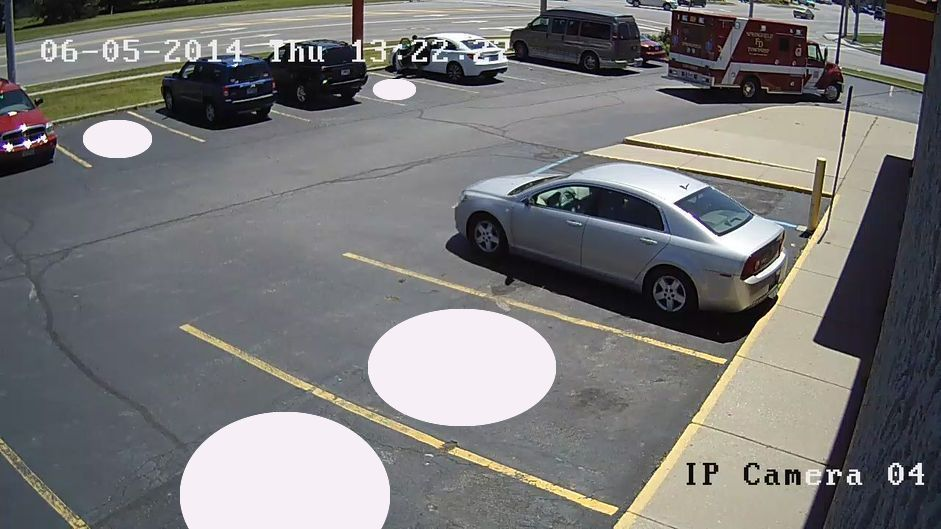
%> input picture images/image4.jpg, 941 x 529 px
$ octave code4.m   (GNU Octave 9; MATLAB toolbox functions it lacks are replaced by stand-ins)
%> lines starting %> are read from the running program, lines starting %| are printed output that depends on the picture; in (x1, y1, x2, y2) boxes, pixels count from 0 and x2, y2 are one past the last pixel; in counts of white or black regions, pixels touching at a corner belong together; the program's own positions count from 1
### myEllipse.m
% function to check how many of the connected components using coordinates of circles of parking slots are ellipse.
function outputs = myEllipse(I,inputs)

    % To get connected components
    cc=bwlabel(I,4);
    % axes of x and y are exchanged in matrix and in figure
    cc=cc.';
    outputs=[];

    for i = 1:size(inputs,1)
        x=inputs(i,1);
        y=inputs(i,2);
        labelId=cc(x,y);
        [r, c] = find(cc==labelId);
        maxx=max(r);
        minx=min(r);
        maxy=max(c);
        miny=min(c);
        J = I.';
        a2=maxx-minx;
        b2=maxy-miny;
        for j = 1:size(r)
            J(r(j),c(j))=0;
        end
        center=[minx+b2/2 miny+a2/2 ];
        % test is this slot empty
        % check using hough transform
%       minMajorAxis: Minimal length of major axis accepted.
%       maxMajorAxis: Maximal length of major axis accepted.
%       rotation, rotationSpan: Specification of restriction on the angle of the major axis in degrees.
%                                If rotationSpan is in (0,90), only angles within [rotation-rotationSpan,
%                               rotation+rotationSpan] are accepted.
%       minAspectRatio: Minimal aspect ratio of an ellipse (in (0,1))
%       randomize: Subsampling of all possible point pairs. Instead of examining all N*N pairs, runs
%                  only on N*randomize pairs. If 0, randomization is turned off.
%       numBest: Top numBest to return
        params.numBest=5;
        params.rotation=0;
        params.minMajorAxis=int32(b2/2)-20;
        params.maxMajorAxis=int32(a2/2)+20;

        temp=I(max(miny-20,0):maxy+20,max(minx-20,0):maxx+20);
        %figure
        %imshow(temp);
        BW = edge(temp,'Sobel');
        %figure;
        %imshow(BW);
        bestFits = ellipseDetection(BW, params);
        for j=1:size(bestFits,1)
            if bestFits(j,3)<(int32(a2/2)+50)  & bestFits(j,4)>(int32(b2/2)-50)
                outputs=[outputs; [max(minx-20,0)+bestFits(j,1) max(miny-20,0)+bestFits(j,2)]];
                break;
            end
        end
        %figure;
        K=J.';
        %imshow(K)
    end
end

### ellipseDetection.m
function bestFits = ellipseDetection(img, params)
 %link: http://in.mathworks.com/matlabcentral/fileexchange/33970-ellipse-detection-using-1d-hough-transform
% ellipseDetection: Ellipse detection
%
% Overview:
% --------
% Fits an ellipse by examining all possible major axes (all pairs of points) and
% getting the minor axis using Hough transform. The algorithm complexity depends on
% the number of valid non-zero points, therefore it is beneficial to provide as many
% restrictions in the "params" input arguments as possible if there is any prior
% knowledge about the problem.
%
% The code is reasonably fast due to (optional) randomization and full code vectorization.
% However, as the algorithm needs to compute pairwise point distances, it can be quite memory
% intensive. If you get out of memory errors, either downsample the input image or somehow
% decrease the number of non-zero points in it.
% It can deal with big amount of noise but can have severe problem with occlusions (major axis
% end points need to be visible)
%
% Input arguments:
% --------
% img
%   - One-channel input image (greyscale or binary).
% params
%   - Parameters of the algorithm:
%       minMajorAxis: Minimal length of major axis accepted.
%       maxMajorAxis: Maximal length of major axis accepted.
%        rotation, rotationSpan: Specification of restriction on the angle of the major axis in degrees.
%                                If rotationSpan is in (0,90), only angles within [rotation-rotationSpan,
%                               rotation+rotationSpan] are accepted.
%       minAspectRatio: Minimal aspect ratio of an ellipse (in (0,1))
%       randomize: Subsampling of all possible point pairs. Instead of examining all N*N pairs, runs
%                  only on N*randomize pairs. If 0, randomization is turned off.
%       numBest: Top numBest to return
%       uniformWeights: Used to prefer some points over others. If false, accumulator points are weighted
%                       by their grey intensity in the image. If true, the input image is regarded as binary.
%       smoothStddev: In order to provide more stability of the solution, the accumulator is convolved with
%                     a gaussian kernel. This parameter specifies its standard deviation in pixels.
%
% Return value:
% --------
% Returns a matrix of best fits. Each row (there are params.numBest of them) contains six elements:
% [x0 y0 a b alpha score] being the center of the ellipse, its major and minor axis, its angle in degrees and score.
%
% Based on:
% --------
% - "A New Efficient Ellipse Detection Method" (Yonghong Xie Qiang , Qiang Ji / 2002)
% - random subsampling inspired by "Randomized Hough Transform for Ellipse Detection with Result Clustering"
%   (CA Basca, M Talos, R Brad / 2005)
%
% Update log:
% --------
% 1.1: More memory efficient code, better documentation, more parameters, more solutions possible, example code.
% 1.0: Initial version
%
%
% Author: Martin Simonovsky
% e-mail: <mys007@seznam.cz>
% Release: 1.1
% Release date: 25.7.2013
%
%
% --------
%
% Redistribution and use in source and binary forms, with or without
% modification, are permitted provided that the following conditions are
% met:
%
%     * Redistributions of source code must retain the above copyright
%       notice, this list of conditions and the following disclaimer.
%     * Redistributions in binary form must reproduce the above copyright
%       notice, this list of conditions and the following disclaimer in
%       the documentation and/or other materials provided with the distribution
%
% THIS SOFTWARE IS PROVIDED BY THE COPYRIGHT HOLDERS AND CONTRIBUTORS "AS IS"
% AND ANY EXPRESS OR IMPLIED WARRANTIES, INCLUDING, BUT NOT LIMITED TO, THE
% IMPLIED WARRANTIES OF MERCHANTABILITY AND FITNESS FOR A PARTICULAR PURPOSE
% ARE DISCLAIMED. IN NO EVENT SHALL THE COPYRIGHT OWNER OR CONTRIBUTORS BE
% LIABLE FOR ANY DIRECT, INDIRECT, INCIDENTAL, SPECIAL, EXEMPLARY, OR
% CONSEQUENTIAL DAMAGES (INCLUDING, BUT NOT LIMITED TO, PROCUREMENT OF
% SUBSTITUTE GOODS OR SERVICES; LOSS OF USE, DATA, OR PROFITS; OR BUSINESS
% INTERRUPTION) HOWEVER CAUSED AND ON ANY THEORY OF LIABILITY, WHETHER IN
% CONTRACT, STRICT LIABILITY, OR TORT (INCLUDING NEGLIGENCE OR OTHERWISE)
% ARISING IN ANY WAY OUT OF THE USE OF THIS SOFTWARE, EVEN IF ADVISED OF THE
% POSSIBILITY OF SUCH DAMAGE.

    % default values
    if nargin==1; params=[]; end
    % - parameters to contrain the search
    if ~isfield(params,'minMajorAxis');     params.minMajorAxis = 10; end
    if ~isfield(params,'maxMajorAxis');     params.maxMajorAxis = 200; end
    if ~isfield(params,'rotation');            params.rotation = 0; end
    if ~isfield(params,'rotationSpan');        params.rotationSpan = 0; end
    if ~isfield(params,'minAspectRatio');    params.minAspectRatio = 0.1; end
    if ~isfield(params,'randomize');        params.randomize = 2; end
    % - others
    if ~isfield(params,'numBest');            params.numBest = 3; end
    if ~isfield(params,'uniformWeights');   params.uniformWeights = true; end
    if ~isfield(params,'smoothStddev');        params.smoothStddev = 1; end

    eps = 0.0001;
    bestFits = zeros(params.numBest,6);
    params.rotationSpan = min(params.rotationSpan, 90);
    H = fspecial('gaussian', [params.smoothStddev*6 1], params.smoothStddev);

    [Y,X]=find(img);
    Y = single(Y); X = single(X);
    N = length(Y);

    fprintf('Possible major axes: %d * %d = %d\n', N, N, N*N);

    % compute pairwise distances between points (memory intensive!) and filter
    % TODO: do this block-wise, just appending the filtered results (I,J)
    distsSq = bsxfun(@minus,X,X').^2 + bsxfun(@minus,Y,Y').^2;
    [I,J] = find(distsSq>=params.minMajorAxis^2 & distsSq<=params.maxMajorAxis^2);
    idx = I<J;
    I = uint32(I(idx)); J = uint32(J(idx));

    fprintf('..after distance constraint: %d\n', length(I));

    % compute pairwise angles and filter
    if params.rotationSpan>0
        tangents = (Y(I)-Y(J)) ./ (X(I)-X(J));
        tanLo = tand(params.rotation-params.rotationSpan);
        tanHi = tand(params.rotation+params.rotationSpan);
        if tanLo<tanHi
            idx = tangents > tanLo & tangents < tanHi;
        else
            idx = tangents > tanLo | tangents < tanHi;
        end
        I = I(idx); J = J(idx);
        fprintf('..after angular constraint: %d\n', length(I));
    else
        fprintf('..angular constraint not used\n');
    end

    npairs = length(I);

    % compute random choice and filter
    if params.randomize>0
        perm = randperm(npairs);
        pairSubset = perm(1:min(npairs,N*params.randomize));
        clear perm;
        fprintf('..after randomization: %d\n', length(pairSubset));
    else
        pairSubset = 1:npairs;
    end

    % check out all hypotheses
    for p=pairSubset
        x1=X(I(p)); y1=Y(I(p));
        x2=X(J(p)); y2=Y(J(p));

        %compute center & major axis
        x0=(x1+x2)/2; y0=(y1+y2)/2;
        aSq = distsSq(I(p),J(p))/4;
        thirdPtDistsSq = (X-x0).^2 + (Y-y0).^2;
        K = thirdPtDistsSq <= aSq; % (otherwise the formulae in paper do not work)

        %get minor ax propositions for all other points
        fSq = (X(K)-x2).^2 + (Y(K)-y2).^2;
        cosTau = (aSq + thirdPtDistsSq(K) - fSq) ./ (2*sqrt(aSq*thirdPtDistsSq(K)));
        cosTau = min(1,max(-1,cosTau)); %inexact float arithmetic?!
        sinTauSq = 1 - cosTau.^2;
        b = sqrt( (aSq * thirdPtDistsSq(K) .* sinTauSq) ./ (aSq - thirdPtDistsSq(K) .* cosTau.^2 + eps) );

        %proper bins for b
        idxs = ceil(b+eps);

        if params.uniformWeights
            weights = 1;
        else
            weights = img(sub2ind(size(img),Y(K),X(K)));
        end
        accumulator = accumarray(idxs, weights, [params.maxMajorAxis 1]);

        %a bit of smoothing and finding the most busy bin
        accumulator = conv(accumulator,H,'same');
        accumulator(1:ceil(sqrt(aSq)*params.minAspectRatio)) = 0;
        [score, idx] = max(accumulator);

        %keeping only the params.numBest best hypothesis (no non-maxima suppresion)
        if (bestFits(end,end) < score)
            bestFits(end,:) = [x0 y0 sqrt(aSq) idx atand((y1-y2)/(x1-x2)) score];
            if params.numBest>1
                [~,si]=sort(bestFits(:,end),'descend');
                bestFits = bestFits(si,:);
            end
        end
    end
end

### code4.m
% To detect empty slots when camera is at any angle

% constants
threshold_for_binary_image=190;

% take image as input
RGB = imread('/home/hgkumbhare/ivp project/images/image4.jpg');
%> RGB is the input picture: size 529x941x3 uint8; mean R, G, B 120.5, 119.9, 120.1
figure;
imshow(RGB);

% convert rgb to gray scale image
I = rgb2gray(RGB);
figure;
imshow(I)

% convert grayscale to binary image
I=I>threshold_for_binary_image;
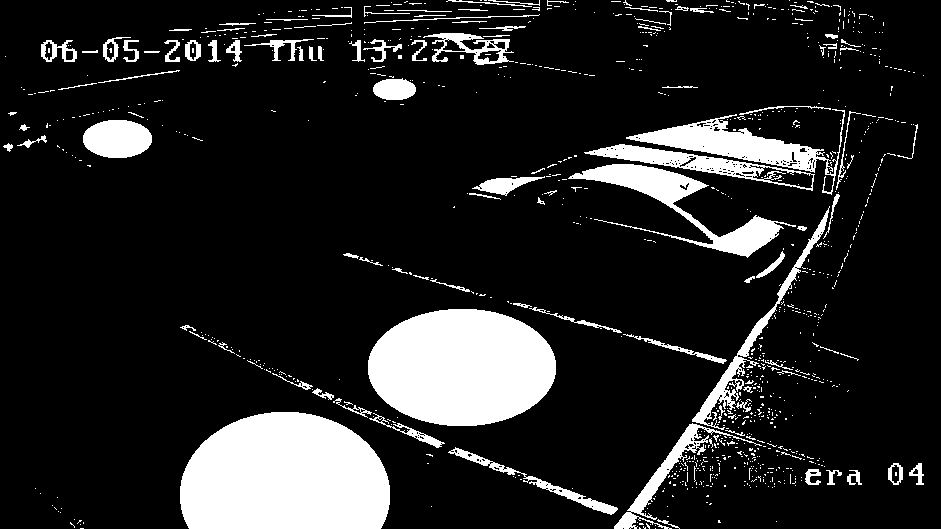
%> I: size 529x941 logical; 14.3% white; 1043 white regions (932 under 20 px), largest, box (x1, y1, x2, y2) and area: (180, 412, 390, 529) 20700, (368, 309, 556, 426) 17412, (568, 164, 796, 258) 4786
figure;
imshow(I);

% opening operation on image
se = strel('square',7);
afterOpening = imopen(I,se);
%> afterOpening: size 529x941 logical; 10.7% white; 22 white regions, largest, box (x1, y1, x2, y2) and area: (180, 412, 390, 529) 20700, (368, 309, 556, 426) 17412, (640, 125, 816, 170) 3573
figure
imshow(afterOpening);

% any coordinates of circles for each parking slot
a=[461 365;116 139;394 89];
bestFits=myEllipse(afterOpening,a)
%> in myEllipse, `cc=bwlabel(I,4);`: cc: size 529x941 double; 23 distinct labels, from 0 to 22
%> in myEllipse, `cc=cc.';`:
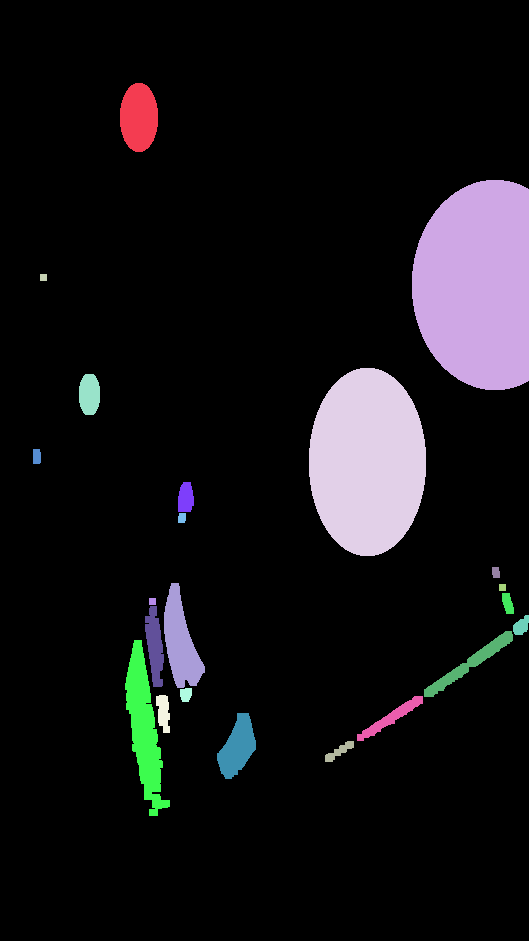
%> cc: size 941x529 double; 23 distinct labels, from 0 to 22; one colour per label, 0 black
%> the loop in myEllipse, `for i = 1:size(inputs,1)` made 3 passes
%> (labelId, maxx, minx, maxy, miny, a2, b2, center) on passes 1 to 3: (4, 556, 369, 426, 310, 187, 116, [427 403.5]), (1, 152, 84, 158, 121, 68, 37, [102.5 155]), (5, 415, 375, 100, 80, 40, 20, [385 100])
%| Possible major axes: 680 * 680 = 462400
%| ..after distance constraint: 94446
%| ..after randomization: 1360
%| Possible major axes: 228 * 228 = 51984
%| ..after distance constraint: 23436
%| ..after randomization: 456
%| Possible major axes: 152 * 152 = 23104
%| ..after distance constraint: 8921
%| ..after randomization: 304
%> pass 1, in myEllipse, `temp=I(max(miny-20,0):maxy+20,max(minx-20,0):maxx+20);`:
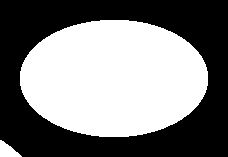
%> temp: size 157x228 logical; 49.2% white; 2 white regions, box (x1, y1, x2, y2) and area: (20, 20, 208, 137) 17412, (0, 140, 22, 157) 215
%> pass 1, in myEllipse, `BW = edge(temp,'Sobel');`:
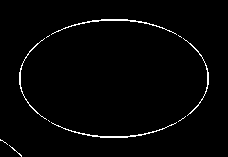
%> BW: size 157x228 logical; 1.9% white in thin lines or dots, all inside (x1, y1, x2, y2) = (0, 19, 209, 157)
%> pass 1, in ellipseDetection, `distsSq = bsxfun(@minus,X,X').^2 + bsxfun(@minus,Y,Y').^2;`:
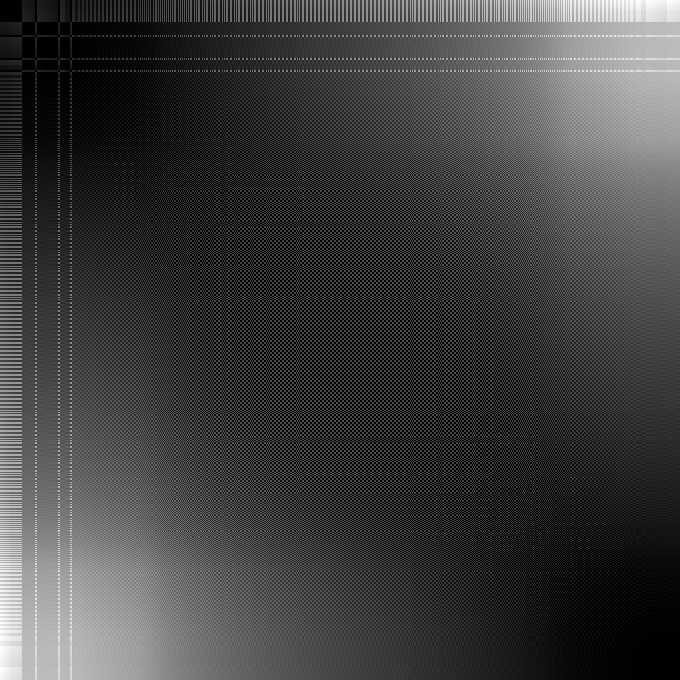
%> distsSq: size 680x680 single; min 0, max 48061, mean 12057.7; drawn with min black and max white
%> after the loop in myEllipse, `for i = 1:size(inputs,1)`:
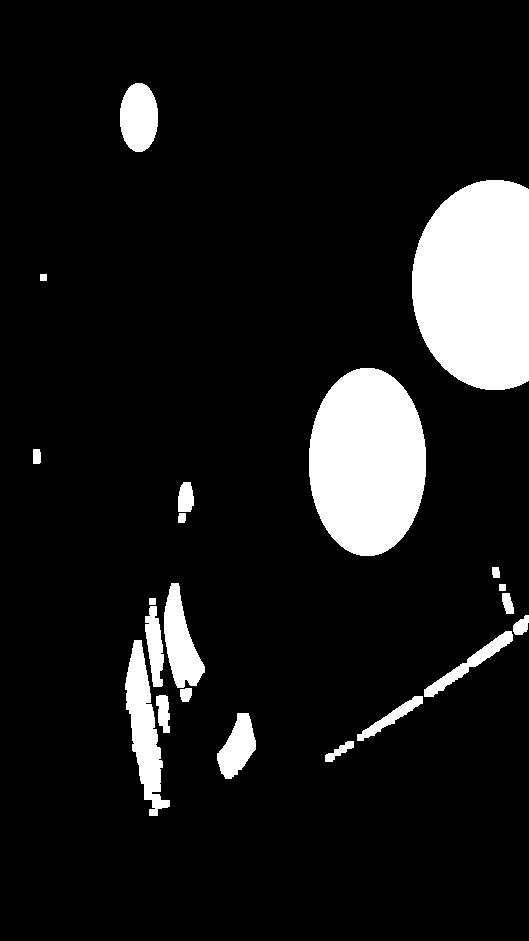
%> J: size 941x529 logical; 10.6% white; 21 white regions, largest, box (x1, y1, x2, y2) and area: (412, 180, 529, 390) 20700, (309, 368, 426, 556) 17412, (125, 640, 170, 816) 3573
%> after the loop in myEllipse, `for i = 1:size(inputs,1)`: outputs = [459 321; 114 153; 395.5 89.5]; params = {numBest 5, rotation 0, minMajorAxis -10, maxMajorAxis 40}
%> bestFits = [459 321; 114 153; 395.5 89.5]

% to display empty parking slots
centers_selected=[];
radii_selected=[];
for i=1:size(bestFits,1)
    centers_selected=[centers_selected ; bestFits(i,1) bestFits(i,2)];
    radii_selected=[radii_selected ; 10];
end
%> this loop made 3 passes
%> centers_selected on passes 1 to 3: [459 321], [459 321; 114 153], [459 321; 114 153; 395.5 89.5]

h = viscircles(centers_selected,radii_selected);
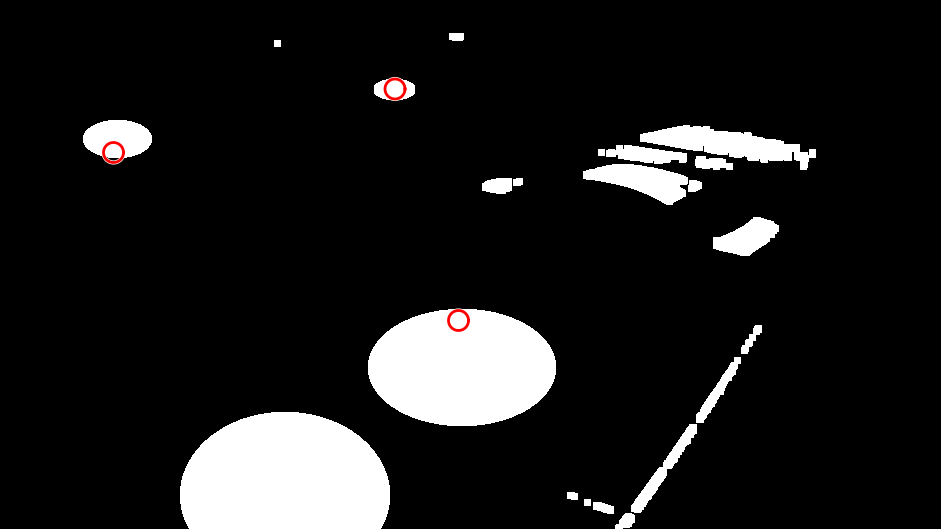
%> figure redrawn from the program's plot data
